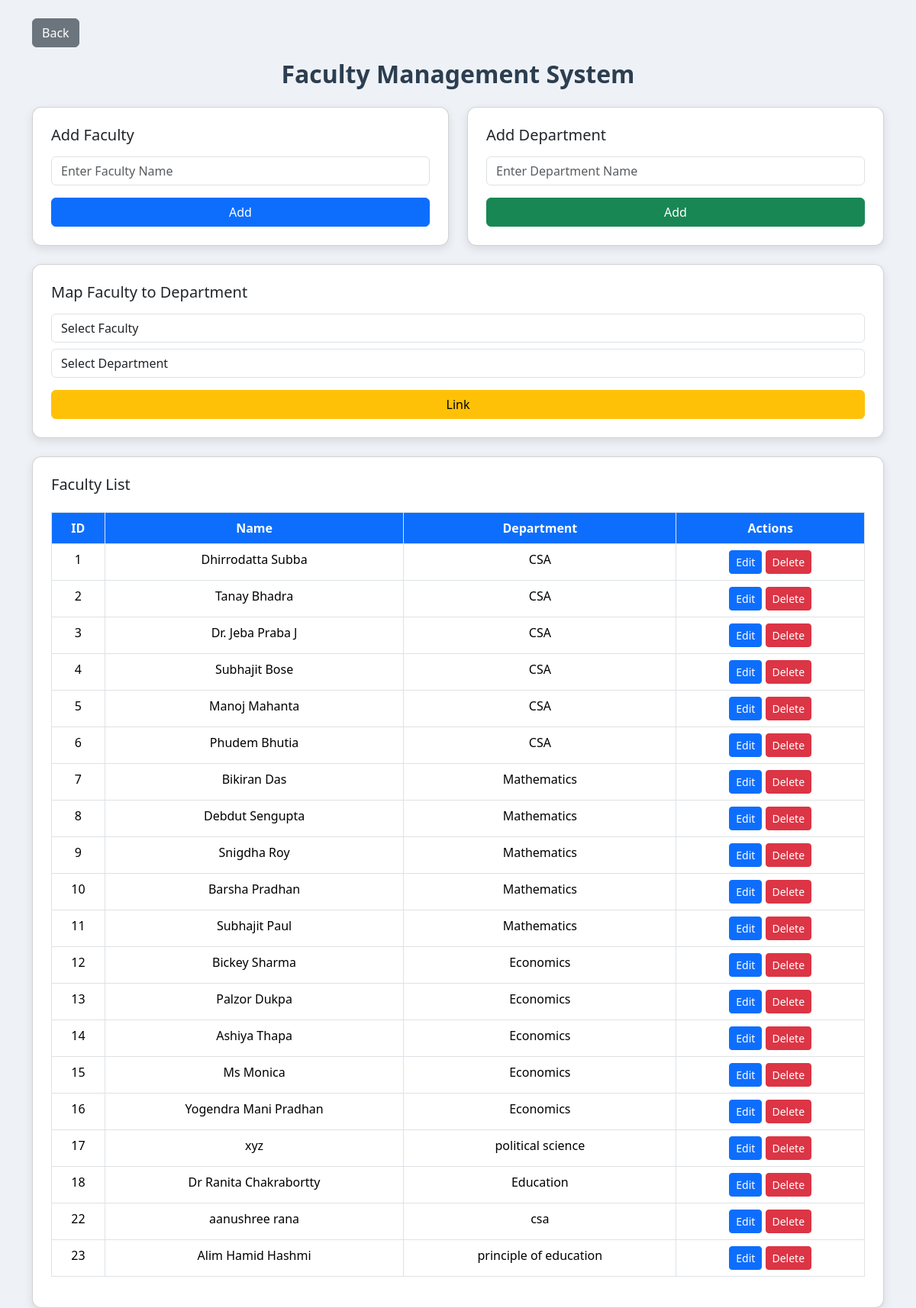
Screenshot of /faculty with the database file from the repository.
### tables this page shows
CREATE TABLE faculty (
            id INTEGER PRIMARY KEY AUTOINCREMENT,
            name TEXT,
            department TEXT
        , department_id INTEGER);

CREATE TABLE departments (
          id INTEGER PRIMARY KEY AUTOINCREMENT,
          name TEXT UNIQUE
    );

### app.py (the view)
@app.route('/faculty')
def faculty():
    conn = get_db_connection()
    all_faculty = conn.execute("SELECT * FROM faculty").fetchall()
    faculty = conn.execute("""
        SELECT f.id, f.name, d.name AS department_name
        FROM faculty f
        INNER JOIN departments d
        ON f.department_id = d.id
    """).fetchall()
    departments = conn.execute("SELECT * FROM departments").fetchall()
    conn.close()
    return render_template("faculty.html",
                           faculty=faculty,
                           all_faculty=all_faculty,
                           departments=departments)

### app.py (called while the page is built)
def get_db_connection():
    conn = sqlite3.connect(r"C:\Users\admin\Desktop\dataset of pythons\exam_system\exam.db")
    conn.row_factory = sqlite3.Row
    return conn

### templates/faculty.html (shortened to what this page needs)
<!DOCTYPE html>
<html>
<head>
    <link href="https://cdn.jsdelivr.net/npm/bootstrap@5.3.2/dist/css/bootstrap.min.css" rel="stylesheet">
</head>
<body>
<div class="container mt-4">
    <button onclick="goBack()" class="btn btn-secondary mb-3">
         Back
   </button>
    <h2 class="text-center title mb-4">Faculty Management System</h2>
    <div class="row">
        <div class="col-md-6">
            <div class="card card-box p-4">
                <h5>Add Faculty</h5>
                <form action="/add_faculty" method="POST">
                    <input type="text" name="faculty_name"
                           class="form-control mt-2"
                           placeholder="Enter Faculty Name" required>
                    <button class="btn btn-primary mt-3 w-100">
                        Add
                    </button>
                </form>
            </div>
        </div>
        <div class="col-md-6">
            <div class="card card-box p-4">
                <h5>Add Department</h5>
                <form action="/add_department" method="POST">
                    <input type="text" name="department_name"
                           class="form-control mt-2"
                           placeholder="Enter Department Name" required>
                    <button class="btn btn-success mt-3 w-100">
                        Add
                    </button>
                </form>
            </div>
        </div>
    </div>
    <div class="card card-box p-4 mt-4">
        <h5>Map Faculty to Department</h5>
        <form action="/map_faculty" method="POST">
            <select name="faculty_id" class="form-control mt-2" required>
                <option value="">Select Faculty</option>
            </select>
            <select name="department_id" class="form-control mt-2" required>
                <option value="">Select Department</option>
            </select>
            <button class="btn btn-warning mt-3 w-100">
                Link
            </button>
        </form>
    </div>
    <div class="card card-box p-4 mt-4">
        <h5>Faculty List</h5>
        <table class="table table-bordered text-center mt-3">
            <thead>
                <tr>
                    <th>ID</th>
                    <th>Name</th>
                    <th>Department</th>
                    <th>Actions</th>
                </tr>
            </thead>
            <tbody>
                {% for f in faculty %}
                <tr>
                    <td>{{ f.id }}</td>
                    <td>{{ f.name }}</td>
                    <td>{{ f.department_name }}</td>
                    <td>
                        <a href="/edit_faculty/{{ f.id }}" class="btn btn-sm btn-primary">
                            Edit
                        </a>
                        <a href="/delete_faculty/{{ f.id }}"
                           class="btn btn-sm btn-danger"
                           onclick="return confirm('Are you sure?')">
                            Delete
                        </a>
                    </td>
                </tr>
                {% endfor %}
            </tbody>
        </table>
    </div>
</div>
</body>
</html>

### templates/faculty.html (style rules this page uses)
body { background: #eef2f7; }
.card-box { border-radius: 12px; box-shadow: 0 4px 12px rgba(0,0,0,0.1); }
.title { font-weight: bold; color: #2c3e50; }
.table th { background: #0d6efd; color: white; }

### rows the page displays
faculty: id "1", name "Dhirrodatta Subba", department_name "CSA"
faculty: id "2", name "Tanay Bhadra", department_name "CSA"
faculty: id "3", name "Dr. Jeba Praba J", department_name "CSA"
faculty: id "4", name "Subhajit Bose", department_name "CSA"
faculty: id "5", name "Manoj Mahanta", department_name "CSA"
faculty: id "6", name "Phudem Bhutia", department_name "CSA"
faculty: id "7", name "Bikiran Das", department_name "Mathematics"
faculty: id "8", name "Debdut Sengupta", department_name "Mathematics"
faculty: id "9", name "Snigdha Roy", department_name "Mathematics"
faculty: id "10", name "Barsha Pradhan", department_name "Mathematics"
faculty: id "11", name "Subhajit Paul", department_name "Mathematics"
faculty: id "12", name "Bickey Sharma", department_name "Economics"
faculty: id "13", name "Palzor Dukpa", department_name "Economics"
faculty: id "14", name "Ashiya Thapa", department_name "Economics"
faculty: id "15", name "Ms Monica", department_name "Economics"
faculty: id "16", name "Yogendra Mani Pradhan", department_name "Economics"
faculty: id "17", name "xyz", department_name "political science"
faculty: id "18", name "Dr Ranita Chakrabortty", department_name "Education"
faculty: id "22", name "aanushree rana", department_name "csa"
faculty: id "23", name "Alim Hamid Hashmi", department_name "principle of education"
